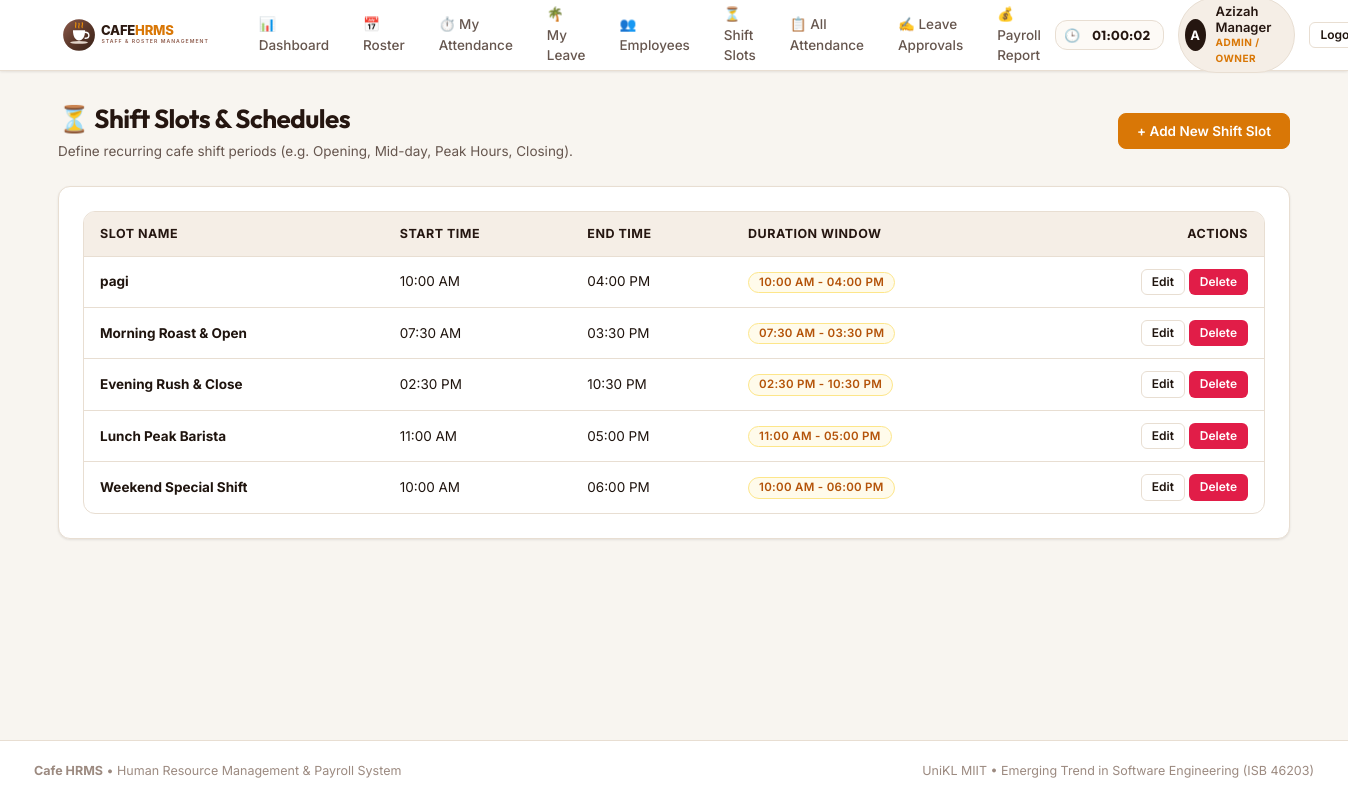
/shift-slots/ (signed in), run on the app's committed database.
### cafe/models.py (models this page shows, shortened)
class ShiftSlot(models.Model):
    name = models.CharField(max_length=50)
    start_time = models.TimeField()
    end_time = models.TimeField()
    @property
    def duration_formatted(self):
        return f"{self.start_time.strftime('%I:%M %p')} - {self.end_time.strftime('%I:%M %p')}"

### cafe/views.py (the view)
# urls.py: path('shift-slots/', views.shiftslot_list, name='shiftslot_list'),
@login_required
def shiftslot_list(request):
    if not is_admin_or_manager(request.user):
        messages.error(request, "You are not allowed to view this page.")
        return redirect("dashboard")
    slots = ShiftSlot.objects.all()
    return render(request, "shiftslot_list.html", {"slots": slots})

### cafe/views.py (called while the page is built)
def is_admin_or_manager(user):
    if user.is_superuser:
        return True
    try:
        return user.employeeprofile.role in ["admin", "manager"]
    except EmployeeProfile.DoesNotExist:
        return False

### cafe/templates/shiftslot_list.html (shortened to what this page needs)
{% extends "base.html" %}
{% block content %}
<div class="page-header">
    <div class="page-title-group">
        <h1>⏳ Shift Slots &amp; Schedules</h1>
        <p class="page-subtitle">Define recurring cafe shift periods (e.g. Opening, Mid-day, Peak Hours, Closing).</p>
    </div>
    <div class="page-actions">
        <a href="{% url 'shiftslot_create' %}" class="btn btn-primary">+ Add New Shift Slot</a>
    </div>
</div>
<div class="card">
    <div class="table-responsive">
        <table class="custom-table">
            <thead>
                <tr>
                    <th>Slot Name</th>
                    <th>Start Time</th>
                    <th>End Time</th>
                    <th>Duration Window</th>
                    <th style="text-align: right;">Actions</th>
                </tr>
            </thead>
            <tbody>
                {% for slot in slots %}
                <tr>
                    <td><strong>{{ slot.name }}</strong></td>
                    <td>{{ slot.start_time|time:"h:i A" }}</td>
                    <td>{{ slot.end_time|time:"h:i A" }}</td>
                    <td><span class="badge badge-warning">{{ slot.duration_formatted }}</span></td>
                    <td style="text-align: right; white-space: nowrap;">
                        <a href="{% url 'shiftslot_update' slot.pk %}" class="btn btn-secondary btn-sm">Edit</a>
                        <button type="button"
                                class="btn btn-danger btn-sm"
                                data-confirm-action="{% url 'shiftslot_delete' slot.pk %}"
                                data-confirm-title="Delete Shift Slot"
                                data-confirm-text="Are you sure you want to delete the '{{ slot.name }}' slot?">
                            Delete
                        </button>
                    </td>
                </tr>
                {% empty %}
                <tr class="no-filter"><td colspan="5" style="text-align: center; color: var(--text-muted); padding: 24px;">No shift slots created yet. Click '+ Add New Shift Slot' to configure timings.</td></tr>
                {% endfor %}
            </tbody>
        </table>
    </div>
</div>
{% endblock %}

### cafe/templates/base.html (shortened to what this page needs)
{% load static %}
<!DOCTYPE html>
<html lang="en">
<head>
    <link rel="stylesheet" href="{% static 'css/style.css' %}">
</head>
<body>
    <header class="site-header">
        <div class="nav-container">
            <a href="{% url 'dashboard' %}" class="brand-wrapper">
                <img src="{% static 'images/logo.svg' %}" alt="Cafe HRMS Logo" class="brand-logo">
            </a>
            {% if user.is_authenticated %}
            <ul class="nav-menu">
                <li><a href="{% url 'dashboard' %}" class="nav-link">📊 Dashboard</a></li>
                <li><a href="{% url 'roster' %}" class="nav-link">📅 Roster</a></li>
                <li><a href="{% url 'my_attendance' %}" class="nav-link">⏱️ My Attendance</a></li>
                <li><a href="{% url 'my_leave_requests' %}" class="nav-link">🌴 My Leave</a></li>
                {% if user.is_superuser or user.employeeprofile.role == "admin" or user.employeeprofile.role == "manager" %}
                    <li><a href="{% url 'employee_list' %}" class="nav-link">👥 Employees</a></li>
                    <li><a href="{% url 'shiftslot_list' %}" class="nav-link">⏳ Shift Slots</a></li>
                    <li><a href="{% url 'attendance_list' %}" class="nav-link">📋 All Attendance</a></li>
                    <li><a href="{% url 'leave_approval_list' %}" class="nav-link">✍️ Leave Approvals</a></li>
                    <li><a href="{% url 'payroll_summary' %}" class="nav-link">💰 Payroll Report</a></li>
                {% endif %}
            </ul>
            <div class="nav-user-panel">
                <div class="quick-attendance-widget" title="Current Cafe Local Time">
                    <span style="font-size: 13px;">🕒</span>
                    <span id="live-clock-display" class="live-clock">--:--:--</span>
                </div>
                <div class="user-badge">
                    <div class="user-avatar">{{ user.username|slice:":1" }}</div>
                    <div class="user-info">
                        <span class="user-name">{{ user.get_full_name|default:user.username }}</span>
                        <span class="user-role-tag">
                            {% if user.is_superuser %}Admin / Owner
                            {% elif user.employeeprofile.role == 'manager' %}Store Manager
                            {% else %}Barista / Staff{% endif %}
                        </span>
                    </div>
                </div>
                <form method="post" action="{% url 'logout' %}" style="display:inline;">
                    <button type="submit" class="btn btn-secondary btn-sm" title="Sign out of system">Logout</button>
                </form>
            </div>
            {% else %}
            <div class="nav-user-panel">
                <a href="{% url 'login' %}" class="btn btn-primary btn-sm">Staff Login</a>
            </div>
            {% endif %}
        </div>
    </header>
    <main class="main-wrapper">
        {% block content %}{% endblock %}
    </main>
    <footer class="site-footer">
        <div class="footer-container">
            <div>
                <strong>Cafe HRMS</strong> &bull; Human Resource Management &amp; Payroll System
            </div>
            <div>
                UniKL MIIT &bull; Emerging Trend in Software Engineering (ISB 46203)
            </div>
        </div>
    </footer>
</body>
</html>

### data on the page
ShiftSlot: name "pagi", start_time "10:00 AM", end_time "04:00 PM", duration_formatted "10:00 AM - 04:00 PM"
ShiftSlot: name "Morning Roast & Open", start_time "07:30 AM", end_time "03:30 PM", duration_formatted "07:30 AM - 03:30 PM"
ShiftSlot: name "Evening Rush & Close", start_time "02:30 PM", end_time "10:30 PM", duration_formatted "02:30 PM - 10:30 PM"
ShiftSlot: name "Lunch Peak Barista", start_time "11:00 AM", end_time "05:00 PM", duration_formatted "11:00 AM - 05:00 PM"
ShiftSlot: name "Weekend Special Shift", start_time "10:00 AM", end_time "06:00 PM", duration_formatted "10:00 AM - 06:00 PM"

### other printed values
{{ user.username|slice:":1" }} "A"
{{ user.get_full_name|default:user.username }} "Azizah Manager"
